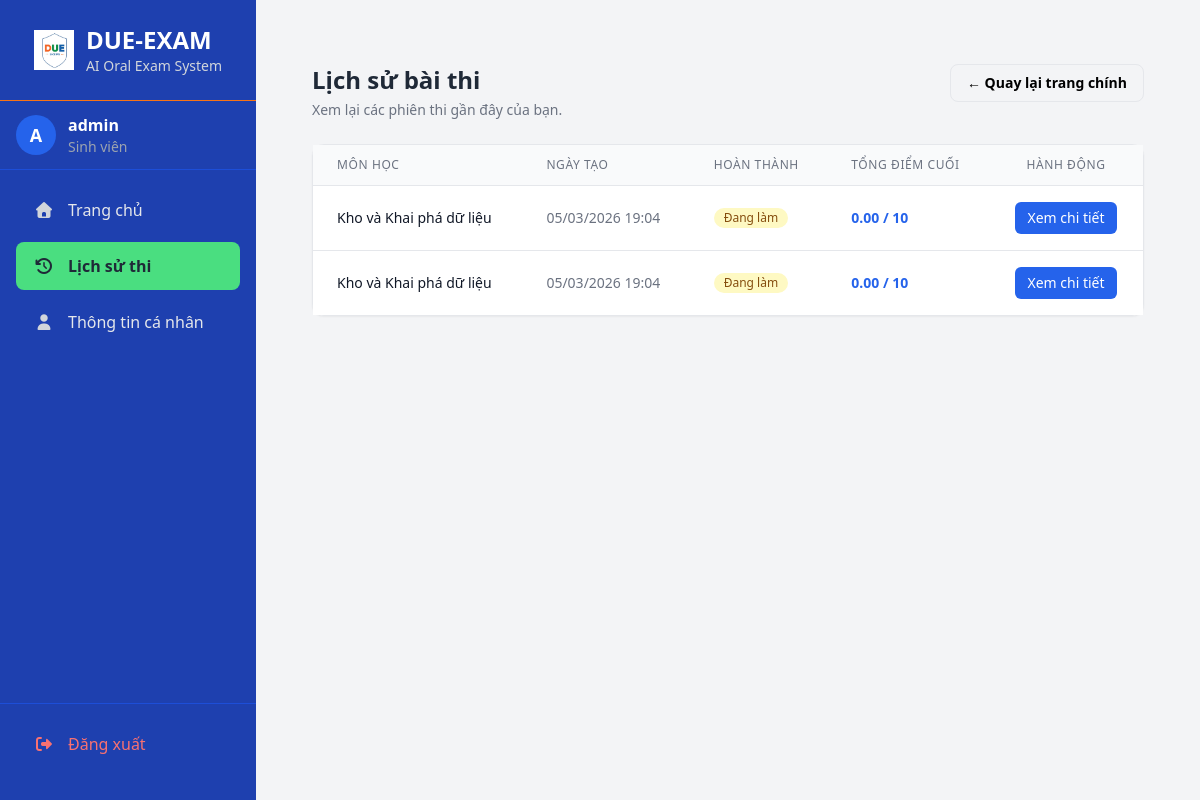
Page /history/ (signed in) on the committed database.
### qna/models.py (models this page shows, shortened)
class UserProfile(models.Model):
    user = models.OneToOneField(settings.AUTH_USER_MODEL, on_delete=models.CASCADE)
    is_lecturer = models.BooleanField(default=False)
    subjects_taught = models.ManyToManyField(Subject, blank=True, related_name="lecturers")
    full_name = models.CharField(max_length=150, blank=True, default="")
    class_name = models.CharField(max_length=100, blank=True, default="")
    student_id = models.CharField(max_length=150, blank=True, default="")
    profile_image_blob = models.BinaryField(null=True, blank=True)
    profile_image_mime = models.CharField(max_length=100, blank=True, default="")

class ExamSession(models.Model):
    user = models.ForeignKey(User, on_delete=models.CASCADE, related_name="exam_sessions")
    subject = models.ForeignKey(Subject, on_delete=models.CASCADE)
    exam_group = models.ForeignKey(
        ExamSessionGroup,
        on_delete=models.SET_NULL,
        null=True,
        blank=True,
        related_name="exam_sessions",
        verbose_name="Ca thi",
    )
    questions = models.ManyToManyField(Question, related_name="exam_sessions")
    created_at = models.DateTimeField(auto_now_add=True, verbose_name="Ngày thi")
    is_completed = models.BooleanField(default=False)
    completed_at = models.DateTimeField(null=True, blank=True, verbose_name="Thời gian hoàn thành")
    final_score = models.FloatField(null=True, blank=True)
    face_image_blob = models.BinaryField(null=True, blank=True, verbose_name="Ảnh khuôn mặt chụp từ webcam")
    face_image_mime = models.CharField(max_length=100, blank=True, default="", verbose_name="MIME type ảnh khuôn mặt")
    id_card_image_blob = models.BinaryField(null=True, blank=True, verbose_name="Ảnh thẻ sinh viên")
    id_card_image_mime = models.CharField(max_length=100, blank=True, default="", verbose_name="MIME type ảnh thẻ")
    verification_score = models.FloatField(null=True, blank=True, verbose_name="Điểm tương đồng (0-1)")
    verification_status = models.CharField(
        max_length=20,
        choices=[
            ("PENDING", "Chờ xác thực"),
            ("ALLOW", "Cho phép thi"),
            ("WARNING_ALLOW", "Cho phép thi (cần kiểm tra lại)"),
            ("BLOCK", "Chặn thi"),
        ],
        default="PENDING",
        verbose_name="Trạng thái xác thực",
    )
    needs_manual_review = models.BooleanField(default=False, verbose_name="Cần kiểm tra thủ công")

class Subject(models.Model):
    name = models.CharField(max_length=255, verbose_name="Tên môn học")
    subject_code = models.CharField(max_length=20, unique=True, verbose_name="Mã môn học")
    quiz_data_file = models.CharField(max_length=255, blank=True, null=True, help_text="Ví dụ: data_analysis_quiz.json")
    exam_password = models.CharField(
        max_length=100,
        blank=True,
        null=True,
        verbose_name="Mật khẩu bài thi",
        help_text="Mật khẩu để sinh viên vào bài thi (để trống nếu không cần)",
    )

### qna/views.py (the view)
# urls.py: path("history/", views.history_view, name="history"),
@login_required
def history_view(request: HttpRequest) -> HttpResponse:
    sessions = ExamSession.objects.filter(user=request.user).select_related("subject").order_by("-created_at")
    for s in sessions:
        main_avg, supp_sum, final_total = _compute_scores(s)
        s.main_avg, s.supp_sum, s.calculated_final_score = main_avg, supp_sum, final_total
    return render(request, "qna/student/history.html", {"sessions": sessions})

### qna/views.py (called while the page is built, shortened)
def _compute_scores(session: ExamSession) -> tuple[float, float, float]:
    total_main_questions = session.questions.count() or 3
    main_avg = (ExamResult.objects.filter(session=session).aggregate(total=Sum('score'))[
                    'total'] or 0.0) / total_main_questions
    supp_results_qs = SupplementaryResult.objects.filter(session=session)
    best_scores_by_text = {}
    unique_supp_scores = sorted(list(best_scores_by_text.values()), reverse=True)
    supp_sum = sum(unique_supp_scores[:SUPP_MAX_COUNT])
    final_total = min(FINAL_CAP, main_avg + supp_sum) if supp_sum > 0 else min(10.0, main_avg)
    return main_avg, supp_sum, final_total

### qna/templates/qna/student/history.html (shortened to what this page needs)
{% extends "base.html" %}
{% load static %}
{% load tz %}
{% block content %}
<div class="max-w-6xl mx-auto px-4 py-6">
  <div class="flex items-start justify-between mb-6">
    <div>
      <h1 class="text-2xl font-bold text-gray-800">Lịch sử bài thi</h1>
      <p class="text-sm text-gray-500 mt-1">Xem lại các phiên thi gần đây của bạn.</p>
    </div>
    <a href="{% url 'qna:dashboard' %}" class="inline-flex items-center px-4 py-2 rounded-lg border text-sm font-semibold hover:bg-gray-50">
      ← Quay lại trang chính
    </a>
  </div>
  <div class="bg-white rounded-xl shadow-sm border">
    <table class="min-w-full divide-y divide-gray-200">
      <thead class="bg-gray-50">
        <tr>
          <th class="px-6 py-3 text-left text-xs font-medium text-gray-500 uppercase tracking-wider">Môn học</th>
          <th class="px-6 py-3 text-left text-xs font-medium text-gray-500 uppercase tracking-wider">Ngày tạo</th>
          <th class="px-6 py-3 text-left text-xs font-medium text-gray-500 uppercase tracking-wider">Hoàn thành</th>
          <th class="px-6 py-3 text-left text-xs font-medium text-gray-500 uppercase tracking-wider">Tổng điểm cuối</th>
          <th class="px-6 py-3 text-center text-xs font-medium text-gray-500 uppercase tracking-wider">Hành động</th>
        </tr>
      </thead>
      <tbody class="bg-white divide-y divide-gray-200">
        {% for session in sessions %}
        <tr class="hover:bg-gray-50">
          <td class="px-6 py-4 whitespace-nowrap text-sm font-medium text-gray-900">
            {{ session.subject.name }}
          </td>
          <td class="px-6 py-4 whitespace-nowrap text-sm text-gray-500">
            {{ session.created_at|timezone:"Asia/Ho_Chi_Minh"|date:"d/m/Y H:i" }}
          </td>
          <td class="px-6 py-4 whitespace-nowrap text-sm">
            {% if session.is_completed %}
              <span class="inline-flex items-center px-2.5 py-0.5 rounded-full text-xs font-medium bg-green-100 text-green-800">Đã hoàn thành</span>
              <div class="text-gray-500 text-xs mt-1">{{ session.completed_at|timezone:"Asia/Ho_Chi_Minh"|date:"d/m/Y H:i" }}</div>
            {% else %}
              <span class="inline-flex items-center px-2.5 py-0.5 rounded-full text-xs font-medium bg-yellow-100 text-yellow-800">Đang làm</span>
            {% endif %}
          </td>
          <td class="px-6 py-4 whitespace-nowrap text-sm font-bold text-blue-600">
            {{ session.calculated_final_score|default:0|floatformat:2 }} / 10
          </td>
          <td class="px-6 py-4 whitespace-nowrap text-sm font-medium text-center">
            <a href="{% url 'qna:history_detail' session.id %}" class="inline-flex items-center px-3 py-1.5 rounded-md bg-blue-600 text-white hover:bg-blue-700">
              Xem chi tiết
            </a>
          </td>
        </tr>
        {% empty %}
        <tr>
          <td colspan="5" class="px-6 py-6 text-center text-gray-500">
            Bạn chưa có lịch sử bài thi nào.
          </td>
        </tr>
        {% endfor %}
      </tbody>
    </table>
  </div>
</div>
{% endblock %}

### Templates/base.html (shortened to what this page needs)
{% load static %}
<html lang="vi" class="h-full">
<head>
    <script src="https://cdn.tailwindcss.com"></script>
    <link rel="stylesheet" href="{% static 'css/all.min.css' %}">
</head>
<body class="bg-gray-100 font-sans h-full">
    <div class="flex h-screen overflow-hidden">
        <aside id="sidebar" class="w-64 bg-blue-800 text-gray-200 flex flex-col flex-shrink-0">
            <div class="p-6 flex items-center justify-center border-b border-orange-500">
                <img src="{% static 'images/logo.jpg' %}" alt="Logo" class="w-10 h-10 mr-3">
                <div>
                    <h1 class="text-2xl font-bold text-white">DUE-EXAM</h1>
                    <p class="text-sm text-gray-300">AI Oral Exam System</p>
                </div>
            </div>
            <div class="px-4 py-3 border-b border-blue-700">
                <div class="flex items-center">
                    <div class="w-10 h-10 bg-blue-600 rounded-full flex items-center justify-center text-white font-bold text-lg">
                        {{ user.username|slice:":1"|upper }}
                    </div>
                    <div class="ml-3">
                        <p class="text-white font-semibold">{{ user.userprofile.full_name|default:user.username }}</p>
                        <p class="text-sm text-gray-400">
                            {% if user.userprofile.is_lecturer %}Giảng viên{% else %}Sinh viên{% endif %}
                        </p>
                    </div>
                </div>
            </div>
            <nav class="flex-1 px-4 py-4 space-y-2 overflow-y-auto">
                {% if user.userprofile.is_lecturer %}
                <a href="{% url 'qna:lecturer_dashboard' %}" class="sidebar-link flex items-center px-4 py-3 rounded-lg transition-colors hover:bg-blue-700 {% if request.resolver_match.url_name == 'lecturer_dashboard' %}active{% endif %}">
                    <i class="fas fa-home w-6 text-gray-300"></i>
                    <span class="ml-3">Dashboard</span>
                </a>
                <a href="{% url 'qna:lecturer_questions_screen' %}" class="sidebar-link flex items-center px-4 py-3 rounded-lg transition-colors hover:bg-blue-700 {% if request.resolver_match.url_name == 'lecturer_questions_screen' %}active{% endif %}">
                    <i class="fas fa-question-circle w-6 text-gray-300"></i>
                    <span class="ml-3">Quản lý câu hỏi</span>
                </a>
                <a href="{% url 'qna:lecturer_exam_codes_screen' %}" class="sidebar-link flex items-center px-4 py-3 rounded-lg transition-colors hover:bg-blue-700 {% if request.resolver_match.url_name == 'lecturer_exam_codes_screen' or request.resolver_match.url_name == 'lecturer_generate_codes_screen' %}active{% endif %}">
                    <i class="fas fa-file-alt w-6 text-gray-300"></i>
                    <span class="ml-3">Quản lý đề thi</span>
                </a>
                <div>
                    <button onclick="toggleSubmenu('examSessionMenu')" class="w-full flex items-center justify-between px-4 py-3 rounded-lg transition-colors hover:bg-blue-700 text-left">
                        <div class="flex items-center">
                            <i class="fas fa-calendar-alt w-6 text-gray-300"></i>
                            <span class="ml-3">Ca thi</span>
                        </div>
                        <i class="fas fa-chevron-down text-gray-400 transition-transform" id="examSessionMenuArrow"></i>
                    </button>
                    <div id="examSessionMenu" class="submenu ml-6 space-y-1">
                        <a href="{% url 'qna:lecturer_create_session_screen' %}" class="submenu-link block px-4 py-2 rounded-lg text-sm text-gray-300 hover:text-white hover:bg-blue-700 transition-colors {% if request.resolver_match.url_name == 'lecturer_create_session_screen' %}active{% endif %}">
                            <i class="fas fa-plus-circle w-5 mr-2"></i>Tạo ca thi
                        </a>
                        <a href="{% url 'qna:lecturer_exam_sessions_list' %}" class="submenu-link block px-4 py-2 rounded-lg text-sm text-gray-300 hover:text-white hover:bg-blue-700 transition-colors {% if request.resolver_match.url_name == 'lecturer_exam_sessions_list' %}active{% endif %}">
                            <i class="fas fa-list-alt w-5 mr-2"></i>Danh sách ca thi
                        </a>
                    </div>
                </div>
                <div>
                    <button onclick="toggleSubmenu('resultMenu')" class="w-full flex items-center justify-between px-4 py-3 rounded-lg transition-colors hover:bg-blue-700 text-left">
                        <div class="flex items-center">
                            <i class="fas fa-chart-bar w-6 text-gray-300"></i>
                            <span class="ml-3">Kết quả</span>
                        </div>
                        <i class="fas fa-chevron-down text-gray-400 transition-transform" id="resultMenuArrow"></i>
                    </button>
                    <div id="resultMenu" class="submenu ml-6 space-y-1">
                        <a href="{% url 'qna:lecturer_student_review_screen' %}" class="submenu-link block px-4 py-2 rounded-lg text-sm text-gray-300 hover:text-white hover:bg-blue-700 transition-colors {% if request.resolver_match.url_name == 'lecturer_student_review_screen' %}active{% endif %}">
                            <i class="fas fa-user-graduate w-5 mr-2"></i>Xem bài làm sinh viên
                        </a>
                        <a href="{% url 'qna:lecturer_export_reports_screen' %}" class="submenu-link block px-4 py-2 rounded-lg text-sm text-gray-300 hover:text-white hover:bg-blue-700 transition-colors {% if request.resolver_match.url_name == 'lecturer_export_reports_screen' %}active{% endif %}">
                            <i class="fas fa-file-excel w-5 mr-2"></i>Xuất báo cáo
                        </a>
                    </div>
                </div>
                <a href="{% url 'qna:lecturer_manage_rooms' %}" class="sidebar-link flex items-center px-4 py-3 rounded-lg transition-colors hover:bg-blue-700 {% if request.resolver_match.url_name == 'lecturer_manage_rooms' %}active{% endif %}">
                    <i class="fas fa-door-open w-6 text-gray-300"></i>
                    <span class="ml-3">Quản lý phòng thi</span>
                </a>
                {% else %}
                <a href="{% url 'qna:dashboard' %}" class="sidebar-link flex items-center px-4 py-3 rounded-lg transition-colors hover:bg-blue-700 {% if request.resolver_match.url_name == 'dashboard' %}active{% endif %}">
                    <i class="fas fa-home w-6 text-gray-300"></i>
                    <span class="ml-3">Trang chủ</span>
                </a>
                <a href="{% url 'qna:history' %}" class="sidebar-link flex items-center px-4 py-3 rounded-lg transition-colors hover:bg-blue-700 {% if request.resolver_match.url_name == 'history' or request.resolver_match.url_name == 'history_detail' %}active{% endif %}">
                    <i class="fas fa-history w-6 text-gray-300"></i>
                    <span class="ml-3">Lịch sử thi</span>
                </a>
                {% endif %}
                {% if user.userprofile.is_lecturer %}
                    <a href="{% url 'qna:lecturer_profile' %}"class="sidebar-link flex items-center px-4 py-3 rounded-lg transition-colors hover:bg-blue-700 {% if request.resolver_match.url_name == 'profile' %}active{% endif %}">
                        <i class="fas fa-user w-6 text-gray-300"></i>
                        <span class="ml-3">Thông tin cá nhân</span>
                    </a>
                {% else %}
                    <a href="{% url 'qna:profile' %}" class="sidebar-link flex items-center px-4 py-3 rounded-lg transition-colors hover:bg-blue-700 {% if request.resolver_match.url_name == 'profile' %}active{% endif %}">
                        <i class="fas fa-user w-6 text-gray-300"></i>
                        <span class="ml-3">Thông tin cá nhân</span>
                    </a>
                {% endif %}
            </nav>
            <div class="p-4 border-t border-blue-700">
                <form method="post" action="{% url 'logout' %}">
                    <button type="submit" class="w-full flex items-center px-4 py-3 rounded-lg transition-colors text-red-400 hover:bg-red-500 hover:text-white">
                        <i class="fas fa-sign-out-alt w-6"></i>
                        <span class="ml-3">Đăng xuất</span>
                    </button>
                </form>
            </div>
        </aside>
        <main class="flex-1 p-6 md:p-10 overflow-y-auto">
            {% block content %}
            {% endblock %}
        </main>
    </div>
</body>
</html>

### Templates/base.html (style rules this page uses)
.sidebar-link.active { background-color: #4ade80; color: #1f2937; font-weight: 600; }
.sidebar-link.active i { color: #1f2937; }
#sidebar { transition: margin-left 0.3s ease-in-out; }

### rows in the picture
ExamSession: subject.name "Kho và Khai phá dữ liệu", created_at "05/03/2026 19:04", is_completed "Đang làm", calculated_final_score "0.00"
ExamSession: subject.name "Kho và Khai phá dữ liệu", created_at "05/03/2026 19:04", is_completed "Đang làm", calculated_final_score "0.00"

### other values in the picture
{{ user.username|slice:":1"|upper }} "A"
{{ user.userprofile.full_name|default:user.username }} "admin"
